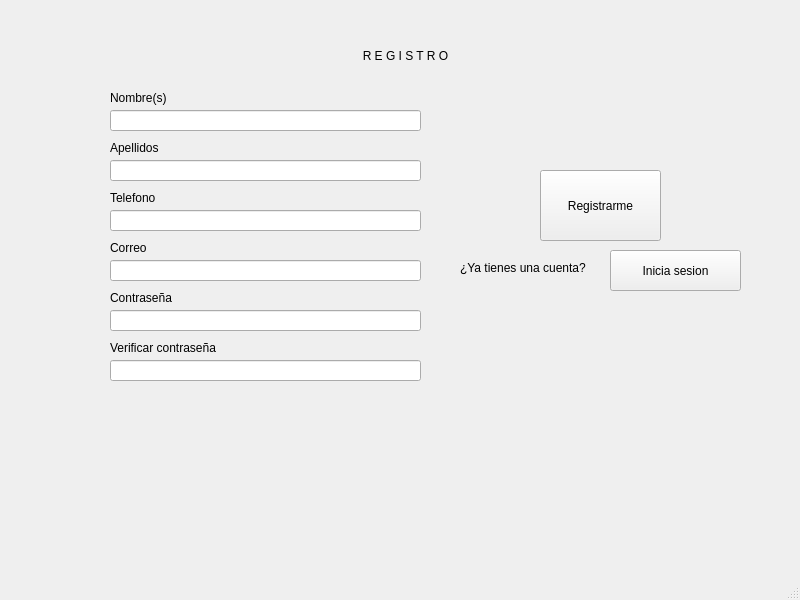
<?xml version="1.0" encoding="UTF-8"?>
<ui version="4.0">
 <class>pagina_registro</class>
 <widget class="QMainWindow" name="pagina_registro">
  <property name="geometry">
   <rect>
    <x>0</x>
    <y>0</y>
    <width>800</width>
    <height>600</height>
   </rect>
  </property>
  <property name="windowTitle">
   <string>MainWindow</string>
  </property>
  <widget class="QWidget" name="centralwidget">
   <widget class="QLabel" name="label">
    <property name="geometry">
     <rect>
      <x>200</x>
      <y>10</y>
      <width>411</width>
      <height>91</height>
     </rect>
    </property>
    <property name="layoutDirection">
     <enum>Qt::LayoutDirection::LeftToRight</enum>
    </property>
    <property name="styleSheet">
     <string notr="true">font: 24pt &quot;Academy Engraved LET&quot;;
font: 700 13pt &quot;Arial Narrow&quot;;
font: 48pt &quot;Academy Engraved LET&quot;;</string>
    </property>
    <property name="text">
     <string>R E G I S T R O</string>
    </property>
    <property name="alignment">
     <set>Qt::AlignmentFlag::AlignCenter</set>
    </property>
   </widget>
   <widget class="QLabel" name="label_2">
    <property name="geometry">
     <rect>
      <x>110</x>
      <y>90</y>
      <width>58</width>
      <height>16</height>
     </rect>
    </property>
    <property name="text">
     <string>Nombre(s)</string>
    </property>
   </widget>
   <widget class="QLabel" name="label_3">
    <property name="geometry">
     <rect>
      <x>110</x>
      <y>140</y>
      <width>58</width>
      <height>16</height>
     </rect>
    </property>
    <property name="text">
     <string>Apellidos</string>
    </property>
   </widget>
   <widget class="QLineEdit" name="texto_nombre">
    <property name="geometry">
     <rect>
      <x>110</x>
      <y>110</y>
      <width>311</width>
      <height>21</height>
     </rect>
    </property>
   </widget>
   <widget class="QLineEdit" name="texto_apellidos">
    <property name="geometry">
     <rect>
      <x>110</x>
      <y>160</y>
      <width>311</width>
      <height>21</height>
     </rect>
    </property>
   </widget>
   <widget class="QLabel" name="label_4">
    <property name="geometry">
     <rect>
      <x>110</x>
      <y>190</y>
      <width>58</width>
      <height>16</height>
     </rect>
    </property>
    <property name="text">
     <string>Telefono</string>
    </property>
   </widget>
   <widget class="QLineEdit" name="telefono">
    <property name="geometry">
     <rect>
      <x>110</x>
      <y>210</y>
      <width>311</width>
      <height>21</height>
     </rect>
    </property>
   </widget>
   <widget class="QLabel" name="label_5">
    <property name="geometry">
     <rect>
      <x>110</x>
      <y>240</y>
      <width>58</width>
      <height>16</height>
     </rect>
    </property>
    <property name="text">
     <string>Correo</string>
    </property>
   </widget>
   <widget class="QLineEdit" name="correo">
    <property name="geometry">
     <rect>
      <x>110</x>
      <y>260</y>
      <width>311</width>
      <height>21</height>
     </rect>
    </property>
   </widget>
   <widget class="QLineEdit" name="password_1">
    <property name="geometry">
     <rect>
      <x>110</x>
      <y>310</y>
      <width>311</width>
      <height>21</height>
     </rect>
    </property>
    <property name="text">
     <string/>
    </property>
   </widget>
   <widget class="QLabel" name="label_6">
    <property name="geometry">
     <rect>
      <x>110</x>
      <y>290</y>
      <width>81</width>
      <height>16</height>
     </rect>
    </property>
    <property name="text">
     <string>Contraseña</string>
    </property>
   </widget>
   <widget class="QLineEdit" name="password_2">
    <property name="geometry">
     <rect>
      <x>110</x>
      <y>360</y>
      <width>311</width>
      <height>21</height>
     </rect>
    </property>
    <property name="text">
     <string/>
    </property>
   </widget>
   <widget class="QLabel" name="label_7">
    <property name="geometry">
     <rect>
      <x>110</x>
      <y>340</y>
      <width>131</width>
      <height>16</height>
     </rect>
    </property>
    <property name="text">
     <string>Verificar contraseña</string>
    </property>
   </widget>
   <widget class="QPushButton" name="registro">
    <property name="geometry">
     <rect>
      <x>540</x>
      <y>170</y>
      <width>121</width>
      <height>71</height>
     </rect>
    </property>
    <property name="text">
     <string>Registrarme</string>
    </property>
   </widget>
   <widget class="QLabel" name="label_8">
    <property name="geometry">
     <rect>
      <x>460</x>
      <y>260</y>
      <width>141</width>
      <height>16</height>
     </rect>
    </property>
    <property name="text">
     <string>¿Ya tienes una cuenta?</string>
    </property>
   </widget>
   <widget class="QPushButton" name="inicio_sesion">
    <property name="geometry">
     <rect>
      <x>610</x>
      <y>250</y>
      <width>131</width>
      <height>41</height>
     </rect>
    </property>
    <property name="text">
     <string>Inicia sesion</string>
    </property>
   </widget>
   <widget class="QLabel" name="error">
    <property name="geometry">
     <rect>
      <x>510</x>
      <y>130</y>
      <width>201</width>
      <height>16</height>
     </rect>
    </property>
    <property name="styleSheet">
     <string notr="true">color: rgb(255, 62, 45)</string>
    </property>
    <property name="text">
     <string/>
    </property>
   </widget>
  </widget>
  <widget class="QMenuBar" name="menubar">
   <property name="geometry">
    <rect>
     <x>0</x>
     <y>0</y>
     <width>800</width>
     <height>37</height>
    </rect>
   </property>
  </widget>
  <widget class="QStatusBar" name="statusbar"/>
 </widget>
 <resources/>
 <connections/>
</ui>
